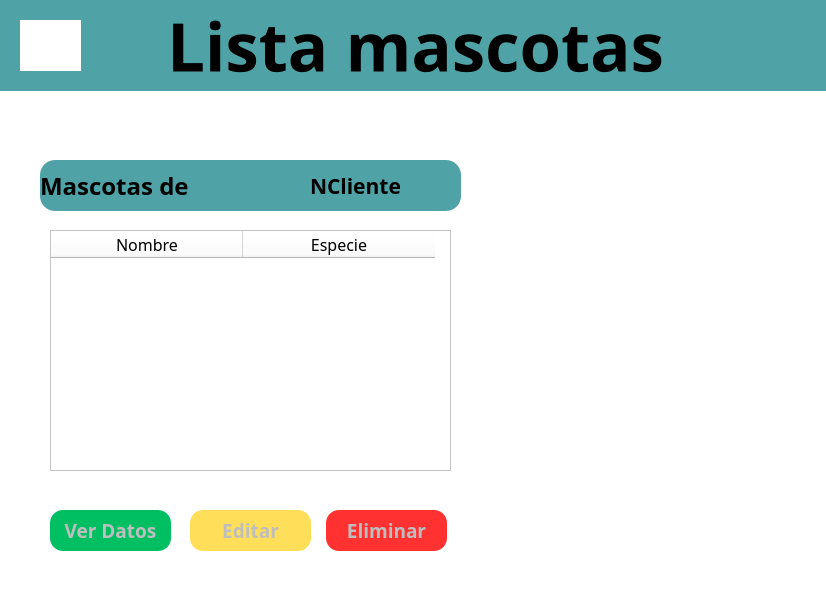
<?xml version="1.0" encoding="UTF-8"?>
<ui version="4.0">
 <class>MainWindow</class>
 <widget class="QMainWindow" name="MainWindow">
  <property name="windowModality">
   <enum>Qt::WindowModal</enum>
  </property>
  <property name="geometry">
   <rect>
    <x>0</x>
    <y>0</y>
    <width>826</width>
    <height>601</height>
   </rect>
  </property>
  <property name="windowTitle">
   <string>MainWindow</string>
  </property>
  <property name="styleSheet">
   <string notr="true">background-color: rgb(255, 255, 255);</string>
  </property>
  <widget class="QWidget" name="centralwidget">
   <widget class="QLabel" name="label">
    <property name="geometry">
     <rect>
      <x>0</x>
      <y>0</y>
      <width>831</width>
      <height>91</height>
     </rect>
    </property>
    <property name="font">
     <font>
      <family>Corbel</family>
      <pointsize>50</pointsize>
      <weight>75</weight>
      <bold>true</bold>
     </font>
    </property>
    <property name="styleSheet">
     <string notr="true">background-color: rgb(79, 163, 166);</string>
    </property>
    <property name="text">
     <string>Lista mascotas</string>
    </property>
    <property name="alignment">
     <set>Qt::AlignCenter</set>
    </property>
   </widget>
   <widget class="QLabel" name="label_2">
    <property name="geometry">
     <rect>
      <x>20</x>
      <y>20</y>
      <width>61</width>
      <height>51</height>
     </rect>
    </property>
    <property name="text">
     <string/>
    </property>
    <property name="pixmap">
     <pixmap>../Recursos/BotonAntrasArriba.png</pixmap>
    </property>
    <property name="scaledContents">
     <bool>true</bool>
    </property>
   </widget>
   <widget class="QLabel" name="label_3">
    <property name="geometry">
     <rect>
      <x>40</x>
      <y>160</y>
      <width>421</width>
      <height>51</height>
     </rect>
    </property>
    <property name="font">
     <font>
      <family>Corbel</family>
      <pointsize>18</pointsize>
      <weight>75</weight>
      <bold>true</bold>
     </font>
    </property>
    <property name="styleSheet">
     <string notr="true">background-color: rgb(79, 163, 166);
border-radius: 15px;
</string>
    </property>
    <property name="text">
     <string>Mascotas de </string>
    </property>
    <property name="alignment">
     <set>Qt::AlignLeading|Qt::AlignLeft|Qt::AlignVCenter</set>
    </property>
    <property name="margin">
     <number>78</number>
    </property>
   </widget>
   <widget class="QLabel" name="FondoPerrito">
    <property name="geometry">
     <rect>
      <x>480</x>
      <y>170</y>
      <width>321</width>
      <height>311</height>
     </rect>
    </property>
    <property name="text">
     <string/>
    </property>
    <property name="pixmap">
     <pixmap>../Recursos/Fondo.png</pixmap>
    </property>
    <property name="scaledContents">
     <bool>true</bool>
    </property>
   </widget>
   <widget class="QLabel" name="NombreCliente">
    <property name="geometry">
     <rect>
      <x>310</x>
      <y>170</y>
      <width>91</width>
      <height>31</height>
     </rect>
    </property>
    <property name="font">
     <font>
      <family>Corbel</family>
      <pointsize>16</pointsize>
      <weight>75</weight>
      <bold>true</bold>
     </font>
    </property>
    <property name="styleSheet">
     <string notr="true">background-color: rgb(79, 163, 166);</string>
    </property>
    <property name="text">
     <string>NCliente</string>
    </property>
    <property name="alignment">
     <set>Qt::AlignLeading|Qt::AlignLeft|Qt::AlignVCenter</set>
    </property>
   </widget>
   <widget class="QTableWidget" name="ListaMascotas">
    <property name="enabled">
     <bool>true</bool>
    </property>
    <property name="geometry">
     <rect>
      <x>50</x>
      <y>230</y>
      <width>401</width>
      <height>241</height>
     </rect>
    </property>
    <property name="font">
     <font>
      <family>Corbel</family>
      <pointsize>18</pointsize>
     </font>
    </property>
    <property name="styleSheet">
     <string notr="true"/>
    </property>
    <property name="lineWidth">
     <number>1</number>
    </property>
    <property name="autoScrollMargin">
     <number>16</number>
    </property>
    <property name="dragEnabled">
     <bool>false</bool>
    </property>
    <property name="rowCount">
     <number>0</number>
    </property>
    <property name="columnCount">
     <number>2</number>
    </property>
    <attribute name="horizontalHeaderVisible">
     <bool>true</bool>
    </attribute>
    <attribute name="horizontalHeaderCascadingSectionResizes">
     <bool>false</bool>
    </attribute>
    <attribute name="horizontalHeaderMinimumSectionSize">
     <number>24</number>
    </attribute>
    <attribute name="horizontalHeaderDefaultSectionSize">
     <number>192</number>
    </attribute>
    <attribute name="horizontalHeaderHighlightSections">
     <bool>true</bool>
    </attribute>
    <attribute name="horizontalHeaderShowSortIndicator" stdset="0">
     <bool>false</bool>
    </attribute>
    <attribute name="horizontalHeaderStretchLastSection">
     <bool>false</bool>
    </attribute>
    <attribute name="verticalHeaderVisible">
     <bool>true</bool>
    </attribute>
    <attribute name="verticalHeaderCascadingSectionResizes">
     <bool>false</bool>
    </attribute>
    <attribute name="verticalHeaderDefaultSectionSize">
     <number>23</number>
    </attribute>
    <attribute name="verticalHeaderShowSortIndicator" stdset="0">
     <bool>false</bool>
    </attribute>
    <attribute name="verticalHeaderStretchLastSection">
     <bool>false</bool>
    </attribute>
    <column>
     <property name="text">
      <string>Nombre</string>
     </property>
     <property name="font">
      <font>
       <family>Corbel</family>
       <pointsize>12</pointsize>
      </font>
     </property>
     <property name="textAlignment">
      <set>AlignCenter</set>
     </property>
    </column>
    <column>
     <property name="text">
      <string>Especie</string>
     </property>
     <property name="font">
      <font>
       <family>Corbel</family>
       <pointsize>12</pointsize>
      </font>
     </property>
     <property name="textAlignment">
      <set>AlignCenter</set>
     </property>
    </column>
   </widget>
   <widget class="QPushButton" name="VerDatos">
    <property name="enabled">
     <bool>false</bool>
    </property>
    <property name="geometry">
     <rect>
      <x>50</x>
      <y>510</y>
      <width>121</width>
      <height>41</height>
     </rect>
    </property>
    <property name="font">
     <font>
      <family>Corbel</family>
      <pointsize>14</pointsize>
      <weight>75</weight>
      <bold>true</bold>
     </font>
    </property>
    <property name="cursor">
     <cursorShape>PointingHandCursor</cursorShape>
    </property>
    <property name="styleSheet">
     <string notr="true">border-radius: 13px;
background-color: rgb(0, 191, 99);</string>
    </property>
    <property name="text">
     <string>Ver Datos</string>
    </property>
   </widget>
   <widget class="QPushButton" name="Editar">
    <property name="enabled">
     <bool>false</bool>
    </property>
    <property name="geometry">
     <rect>
      <x>190</x>
      <y>510</y>
      <width>121</width>
      <height>41</height>
     </rect>
    </property>
    <property name="font">
     <font>
      <family>Corbel</family>
      <pointsize>14</pointsize>
      <weight>75</weight>
      <bold>true</bold>
     </font>
    </property>
    <property name="cursor">
     <cursorShape>PointingHandCursor</cursorShape>
    </property>
    <property name="styleSheet">
     <string notr="true">border-radius: 13px;
background-color: rgb(255, 222, 89);</string>
    </property>
    <property name="text">
     <string>Editar</string>
    </property>
   </widget>
   <widget class="QPushButton" name="Eliminar">
    <property name="enabled">
     <bool>false</bool>
    </property>
    <property name="geometry">
     <rect>
      <x>326</x>
      <y>510</y>
      <width>121</width>
      <height>41</height>
     </rect>
    </property>
    <property name="font">
     <font>
      <family>Corbel</family>
      <pointsize>14</pointsize>
      <weight>75</weight>
      <bold>true</bold>
      <stylestrategy>PreferDefault</stylestrategy>
     </font>
    </property>
    <property name="cursor">
     <cursorShape>PointingHandCursor</cursorShape>
    </property>
    <property name="mouseTracking">
     <bool>false</bool>
    </property>
    <property name="tabletTracking">
     <bool>false</bool>
    </property>
    <property name="acceptDrops">
     <bool>false</bool>
    </property>
    <property name="styleSheet">
     <string notr="true">border-radius: 13px;
background-color: rgb(255, 49, 49);</string>
    </property>
    <property name="text">
     <string>Eliminar</string>
    </property>
    <property name="checkable">
     <bool>false</bool>
    </property>
    <property name="flat">
     <bool>false</bool>
    </property>
   </widget>
   <zorder>FondoPerrito</zorder>
   <zorder>label</zorder>
   <zorder>label_2</zorder>
   <zorder>label_3</zorder>
   <zorder>NombreCliente</zorder>
   <zorder>ListaMascotas</zorder>
   <zorder>VerDatos</zorder>
   <zorder>Editar</zorder>
   <zorder>Eliminar</zorder>
  </widget>
  <widget class="QMenuBar" name="menubar">
   <property name="geometry">
    <rect>
     <x>0</x>
     <y>0</y>
     <width>826</width>
     <height>21</height>
    </rect>
   </property>
  </widget>
  <widget class="QStatusBar" name="statusbar"/>
 </widget>
 <resources/>
 <connections/>
</ui>
